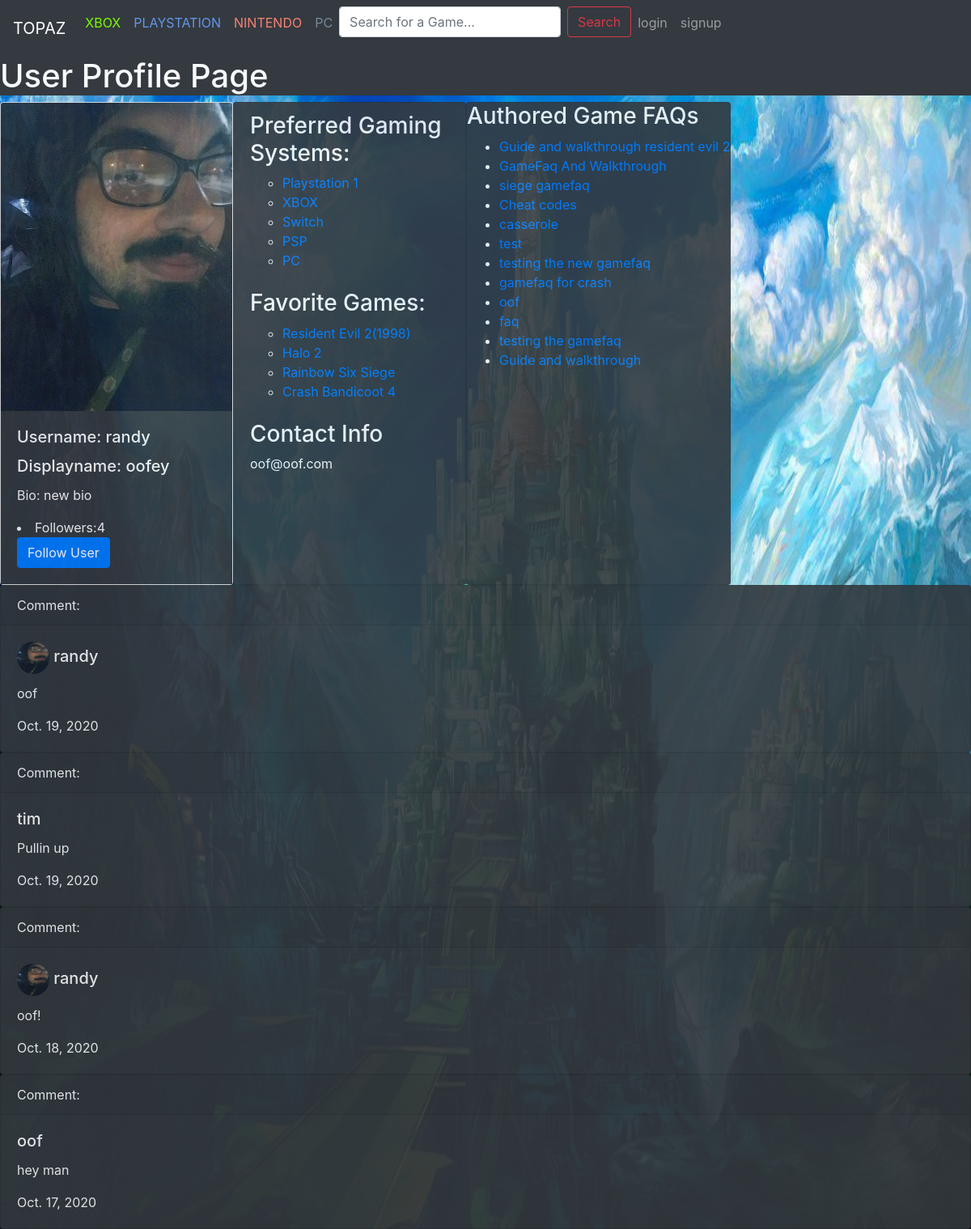
/user_profile_view/1/, run on an earlier commit of the app's database.
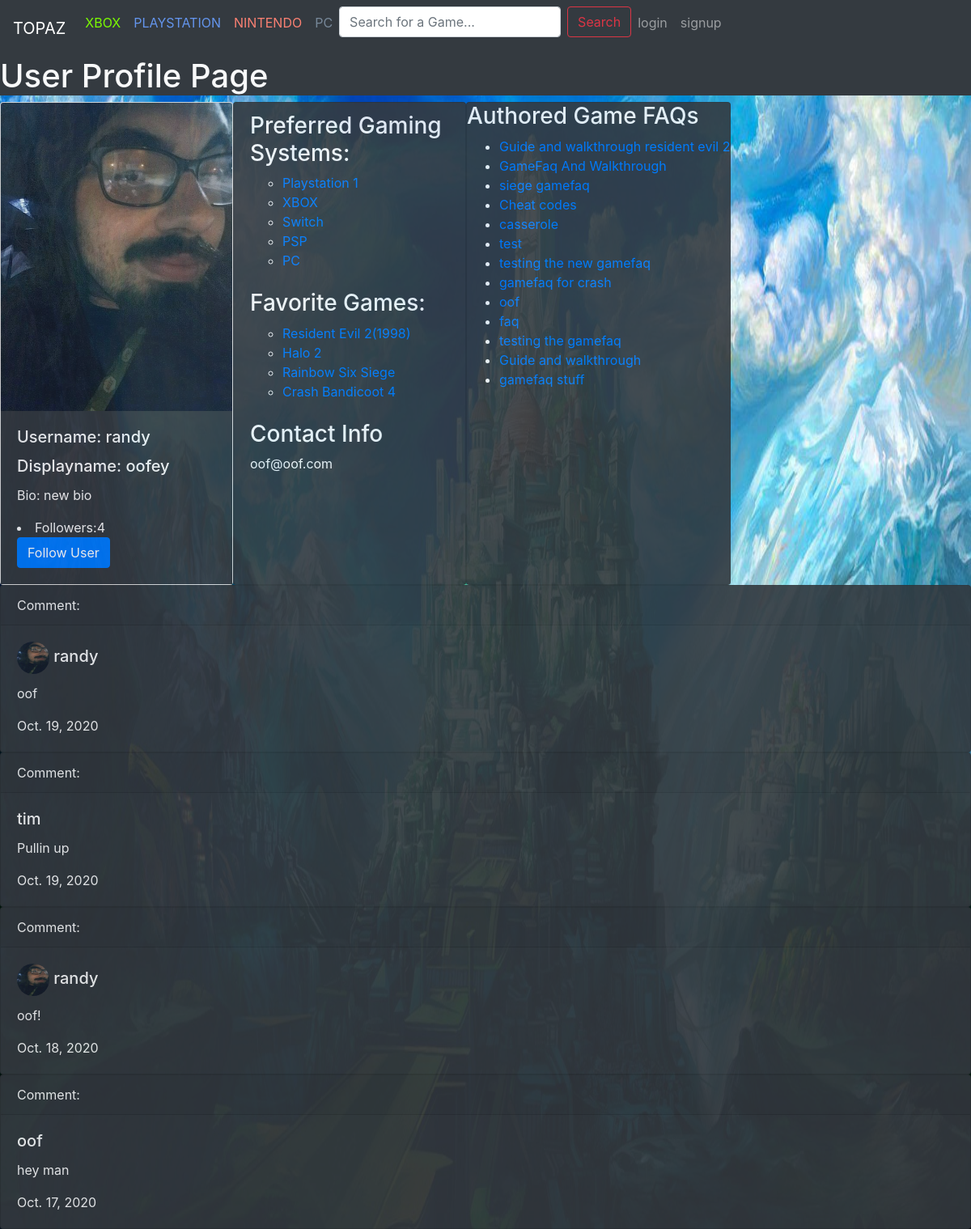
And on a later commit of the database.
### console_app/models.py (models this page shows, shortened)
class Console(models.Model):
    brands= [("XBOX","XBOX"),("PC","PC"),("PLAYSTATION","PLAYSTATION"),("NINTENDO","NINTENDO")]
    brand = models.CharField(max_length=25, choices=brands)
    name = models.CharField(max_length=45)

### game_app/models.py (models this page shows, shortened)
class Game(models.Model):
    genres=[('ACTION','ACTION'),('RPG','RPG'),('SHOOTER','SHOOTER'),('HORROR',"HORROR"),]
    title = models.CharField(max_length=100)
    genre = models.TextField(
        max_length=40,
        choices= genres
    )
    consoles = models.ManyToManyField(Console, symmetrical=False, blank=True, related_name="console_game")
    date_realesed = models.DateField()
    image = models.ImageField(upload_to="gallery")

### gamefaq_app/models.py (models this page shows, shortened)
class GameFaq(models.Model):
    difficulties= [('EASY','EASY'),('INTERMEDIATE','INTERMEDIATE'),('HARD','HARD')]
    title = models.CharField(max_length=300)
    game = models.ForeignKey(Game,  on_delete=models.CASCADE, related_name="faq_game")
    body = models.TextField()
    difficulty = models.CharField(max_length=85, choices=difficulties)
    consoles = models.ForeignKey(Console,on_delete=models.CASCADE, blank=True, related_name="console_gamefaq", null=True)
    author = models.ForeignKey(GamefaqUser, on_delete=models.CASCADE, related_name="gamefaq_author")
    postdate = models.DateTimeField(default=timezone.now),
    ptype = models.CharField(max_length=25, choices=[('CHEATCODES', 'CHEATCODES'), ('GAMEFAQ', 'GAMEFAQ')], default='GAMEFAQ')
    upvotes = models.IntegerField(default=0)
    downvotes = models.IntegerField(default=0)

### user_faq/models.py (models this page shows, shortened)
class User_Comments(models.Model):
    body = models.TextField()
    touser = models.ForeignKey(
        GamefaqUser, on_delete=models.CASCADE, related_name="taggeduser")
    author = models.ForeignKey(
        GamefaqUser, on_delete=models.CASCADE, related_name="comment_author")
    post_date = models.DateField(default=timezone.now)

class GamefaqUser(AbstractUser):
    displayname = models.CharField(max_length=80)
    bio = models.TextField(blank=True, null=True)
    preferred_systems = models.ManyToManyField(
        Console, symmetrical=False, blank=True)
    followers = models.ManyToManyField("self", symmetrical=False, blank=True)
    favorited_games = models.ManyToManyField(
        Game, symmetrical=False, related_name="user_fav")
    image = models.ImageField(upload_to="gallery", blank=True)

### user_faq/views.py (the view)
# urls.py: path('user_profile_view/<int:user_id>/',
def user_profile_view(request, user_id):
    recentcomments = []
    i = 0
    isfollow = False
    html = 'user_profile.html'
    user_detail = GamefaqUser.objects.filter(id=user_id).first()
    f = GameFaq.objects.filter(author=user_id)
    g = GamefaqUser.objects.get(id=user_id)
    comments = User_Comments.objects.filter(touser=user_id).order_by("-id")
    consoles = g.preferred_systems.all()
    games = g.favorited_games.all()
    followers = g.followers.all()
    for comment in comments:
        if i < 20:
            recentcomments.append(comment)
            i += 1
    if request.user in g.followers.all():
        isfollow = True
    return render(request, html, {'profile': user_detail, "f": f, "isfollow": isfollow, "comments": recentcomments, "consoles": consoles, "games": games, "followers": followers})

### templates/user_profile.html (shortened to what this page needs)
{% include "bootstrap.html" %} {% load static %}<link
  rel="stylesheet"
  href="{% static 'css/userprofile.css' %}"
  type="text/css"
/>
{% include "navbar.html" %} {% if not profile %}
<h1>the user you're looking for isn't here at the moment</h1>
{% else %}
<div class="bg-dark text-light">
  <h1>User Profile Page</h1>
</div>
<div class="main">
  <div class="card" style="width: 18rem">
    {% if profile.image %}
    <img
      src="{{profile.image.url}}"
      class="card-img-top"
      alt="No Photo Found"
    />
    {% endif %}
    <div class="card-body bg-dark text-light">
      <h5 class="card-title">Username: {{profile.username}}</h5>
      <h5 class="card-title">Displayname: {{profile.displayname}}</h5>
      <p class="card-text">Bio: {{profile.bio}}</p>
      <li>Followers:{{followers.count}}</li>
      {% if request.user.username != profile.username %} {% if isfollow %}
      <a class="btn btn-primary" href="/unfollow/{{profile.id}}/" role="button"
        >Unfollow User</a
      >
      {% else %}
      <a class="btn btn-primary" href="/follow/{{profile.id}}/" role="button"
        >Follow User</a
      >
      {% endif %} {% endif %}
    </div>
  </div>
  <div class="card bg-dark text-light" style="width: 18rem">
    <ul class="list-group list-group-flush">
      <li class="list-group-item bg-dark">
        <h3>Preferred Gaming Systems:</h3>
        <ul>
          {% for console in consoles %}
          <li><a href="/console/{{console.id}}/">{{console.name}}</a></li>
          {% endfor %}
        </ul>
        <br />
        <h3>Favorite Games:</h3>
        <ul>
          {% for game in games %}
          <li><a href="/game/{{game.id}}/">{{game.title}}</a></li>
          {% endfor %}
        </ul>
        <br />
        <h3>Contact Info</h3>
        {{ profile.email }}
        <br />
      </li>
    </ul>
  </div>
  <div class="card bg-dark text-light">
    <h3>Authored Game FAQs</h3>
    <ul>
      {% for e in f %}
      <li><a href="/gamefaq/{{ e.id }}/">{{ e.title }}</a></li>
      {% endfor %} {% endif %}
    </ul>
  </div>
</div>
{% for comment in comments %}
<div class="card bg-dark text-light">
  <div class="card-header">Comment:</div>
  <div class="card-body">
    <h5 class="card-title">
      {% if comment.author.image %}
      <img
        id="thumbnail"
        width="40"
        height="40"
        src="{{ comment.author.image.url }}"
      />
      {% endif %}{{comment.author.username}}
    </h5>
    <p class="card-text">{{comment.body}}</p>
    <p class="card-text">{{comment.post_date}}</p>
  </div>
</div>
{% endfor %}

What changed in the data, as far as the page shows it:
added GameFaq: title "gamefaq stuff"
